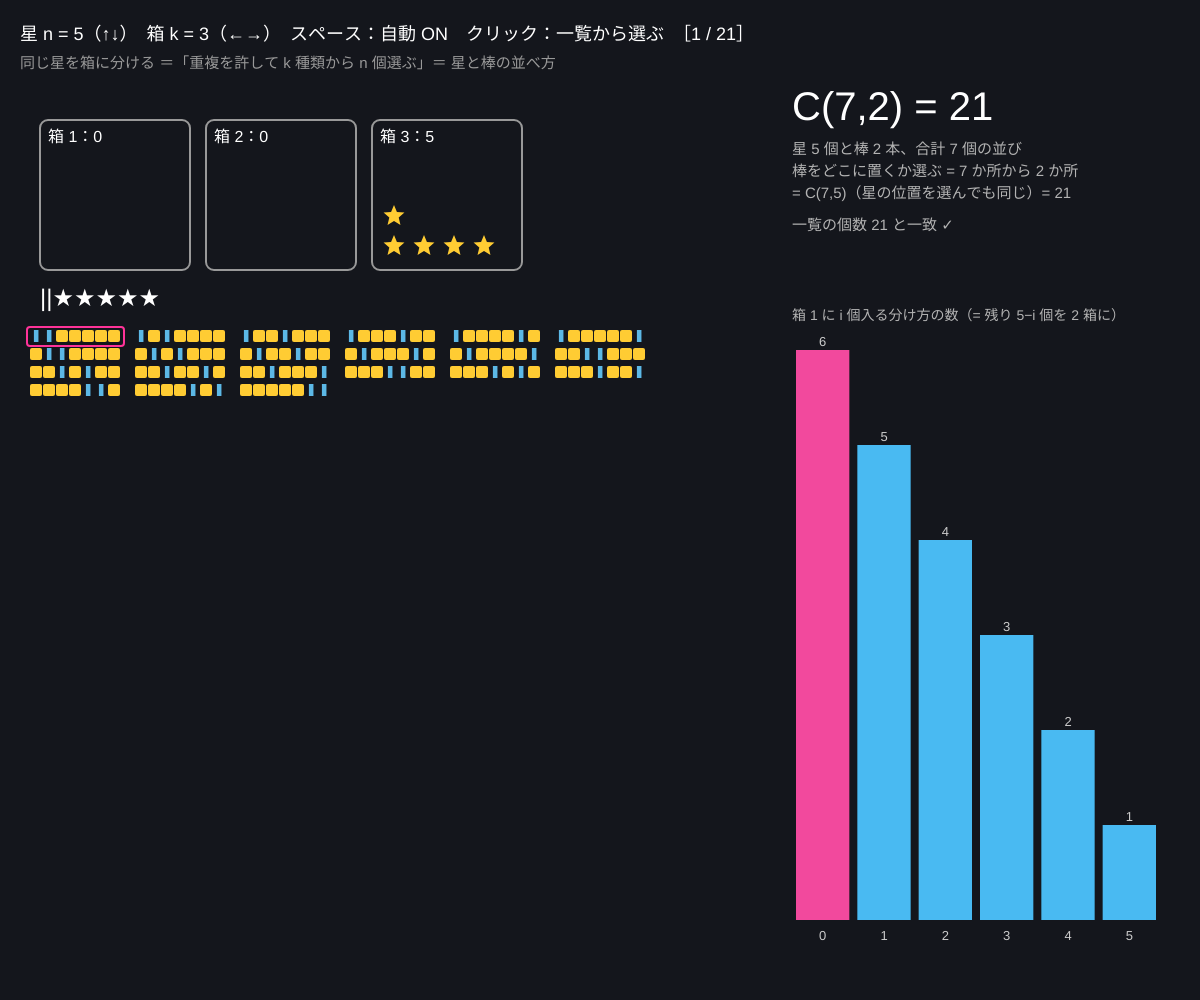
Frame 1 (no input)
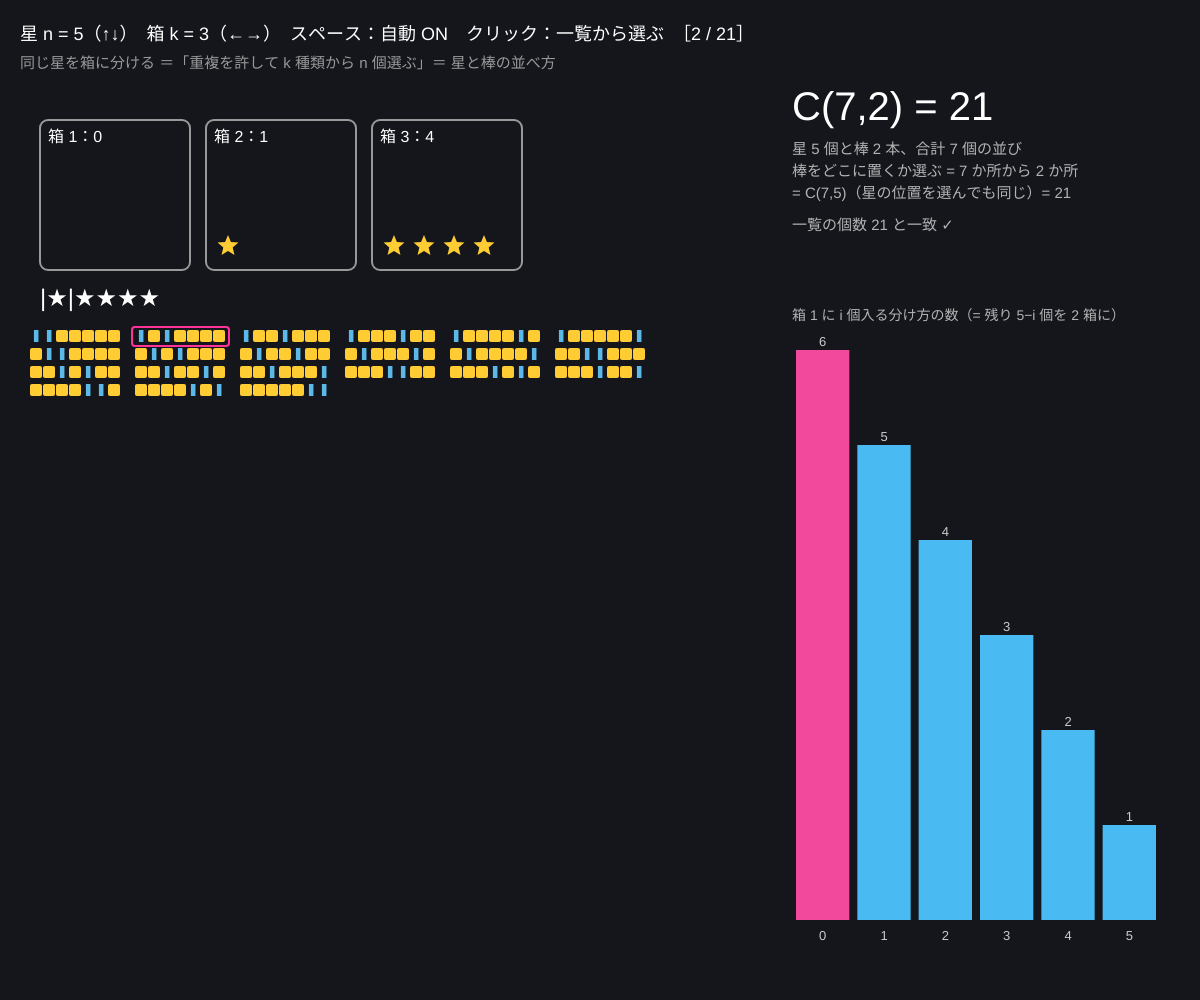
Frame 60 (no input)
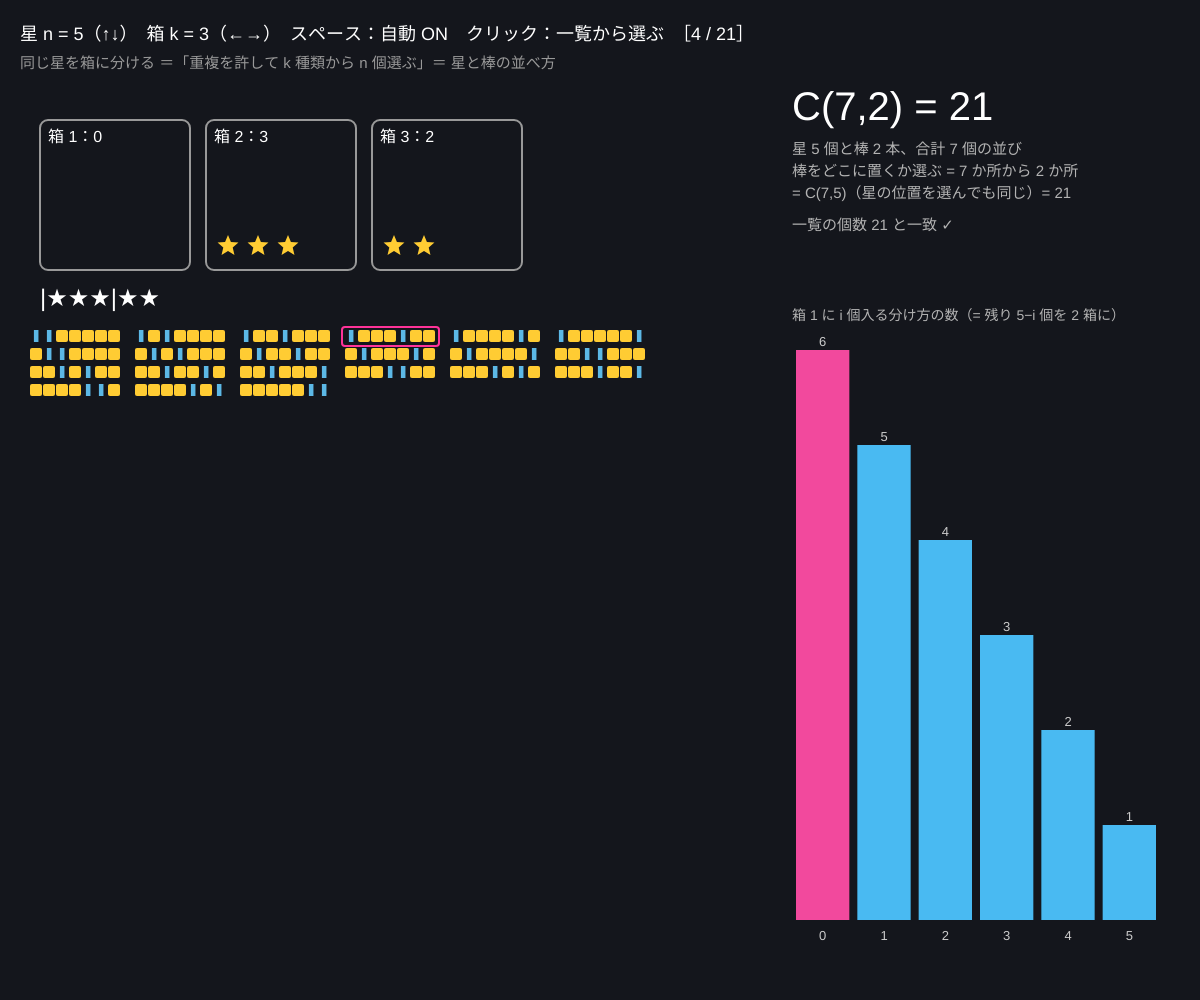
Frame 120 (the mouse pressed at the canvas centre since frame 60)

The p5.js sketch that drew these frames (run headless with seeded random() and noise() and a simulated clock; from frame 60 on, the mouse is pressed at the canvas centre):

// p5.js sketch
// ── sketch.js
// ============================================
// 05 重複組合せ（星と棒）
// 同じ n 個の星を k 個の箱に分ける方法（空の箱もOK）は C(n+k−1, k−1) 通り
// 「★★|★|★★★」のように、星 n 個と棒 k−1 本の並べ方として数える
// ↑↓ = 星の数 n（1〜8）/ ←→ = 箱の数 k（1〜5）/ スペース = 一覧を順に見る / クリック = 一覧から選ぶ
// ============================================

let n = 5, k = 3;        // ★ 星と箱の数
let solutions = [];      // 各要素は [箱1の個数, 箱2, …]
let sel = 0;             // いま注目している並び
let auto = true;
let tick = 0;
let listLayer;           // 一覧を描きためる層
let tileW, tileH, perRow, listX, listY;

function setup() {
  createCanvas(windowWidth, windowHeight);
  colorMode(HSB, 360, 100, 100, 100);
  listLayer = createGraphics(width, height);
  rebuild();
}

// ★ n 個を k 個の箱に分ける全パターン（再帰）
function rebuild() {
  solutions = [];
  let cur = [];
  function rec(left, boxesLeft) {
    if (boxesLeft === 1) { solutions.push(cur.concat([left])); return; }
    for (let i = 0; i <= left; i++) { cur.push(i); rec(left - i, boxesLeft - 1); cur.pop(); }
  }
  rec(n, k);
  sel = 0;
  drawList();
}

function choose(a, b) { let r = 1; for (let i = 1; i <= b; i++) r = (r * (a - b + i)) / i; return Math.round(r); }

function drawList() {
  let cell = solutions.length > 200 ? 6 : solutions.length > 60 ? 9 : 13;
  tileW = (n + k - 1) * cell + 14;
  tileH = cell + 5;
  listX = 30; listY = 330;
  perRow = Math.max(1, Math.floor((width * 0.62 - 40) / tileW));
  listLayer.clear();
  listLayer.colorMode(HSB, 360, 100, 100, 100);
  listLayer.noStroke();
  for (let idx = 0; idx < solutions.length; idx++) {
    let p = tilePos(idx);
    let x = p.x;
    let s = solutions[idx];
    for (let b = 0; b < k; b++) {
      for (let j = 0; j < s[b]; j++) { listLayer.fill(45, 80, 100); listLayer.rect(x, p.y, cell - 1, cell - 1, 2); x += cell; }
      if (b < k - 1) { listLayer.fill(200, 60, 90); listLayer.rect(x + cell * 0.3, p.y, cell * 0.35, cell - 1); x += cell; }
    }
  }
}
function tilePos(idx) { return { x: listX + (idx % perRow) * tileW, y: listY + Math.floor(idx / perRow) * tileH }; }

function draw() {
  background(228, 28, 11);
  if (auto) { tick += deltaTime / 1000; if (tick > 0.5) { tick = 0; sel = (sel + 1) % solutions.length; } }
  image(listLayer, 0, 0);
  // 選択枠
  let p = tilePos(sel);
  noFill(); stroke(330, 80, 100); strokeWeight(2);
  rect(p.x - 3, p.y - 3, tileW - 8, tileH + 1, 3);

  // 上：選んだ分け方を箱で描く
  let s = solutions[sel];
  let bx = 40, by = 120, bw = Math.min(150, (width * 0.6) / k), bh = 150;
  for (let b = 0; b < k; b++) {
    let x = bx + b * (bw + 16);
    noFill(); stroke(0, 0, 60); strokeWeight(2);
    rect(x, by, bw, bh, 8);
    noStroke(); fill(45, 80, 100);
    for (let j = 0; j < s[b]; j++) {
      let col = j % 4, row = Math.floor(j / 4);
      star(x + 22 + col * 30, by + bh - 24 - row * 30, 11);
    }
    fill(0, 0, 100); textSize(16);
    text('箱 ' + (b + 1) + '：' + s[b], x + 8, by + 22);
  }
  // 星と棒の文字列
  let str = '';
  for (let b = 0; b < k; b++) { str += '★'.repeat(s[b]); if (b < k - 1) str += '|'; }
  fill(0, 0, 100); textSize(24);
  text(str, bx, by + bh + 36);

  // 右：ヒストグラム（箱 1 に i 個入る分け方の数）
  let hx = width * 0.66, hy = 330, hw = width - hx - 40, hh = height - hy - 60;
  let counts = new Array(n + 1).fill(0);
  for (let sol of solutions) counts[sol[0]]++;
  let maxC = Math.max(1, ...counts);
  let bwid = hw / (n + 1);
  noStroke();
  for (let i = 0; i <= n; i++) {
    let hgt = (counts[i] / maxC) * (hh - 40);
    fill(i === s[0] ? 330 : 200, 70, 95);
    rect(hx + i * bwid + 4, hy + hh - 20 - hgt, bwid - 8, hgt);
    fill(0, 0, 80); textAlign(CENTER, BASELINE); textSize(13);
    text(counts[i], hx + i * bwid + bwid / 2, hy + hh - 24 - hgt);
    text(i, hx + i * bwid + bwid / 2, hy + hh);
  }
  textAlign(LEFT, BASELINE);
  fill(0, 0, 70); textSize(14);
  text('箱 1 に i 個入る分け方の数（= 残り ' + (n) + '−i 個を ' + (k - 1) + ' 箱に）', hx, hy - 10);

  // 式
  let px = width * 0.66, py = 110;
  fill(0, 0, 100); textSize(40);
  text('C(' + (n + k - 1) + ',' + (k - 1) + ') = ' + solutions.length, px, py + 10);
  textSize(15); fill(0, 0, 70);
  text('星 ' + n + ' 個と棒 ' + (k - 1) + ' 本、合計 ' + (n + k - 1) + ' 個の並び', px, py + 44);
  text('棒をどこに置くか選ぶ = ' + (n + k - 1) + ' か所から ' + (k - 1) + ' か所', px, py + 66);
  text('= C(' + (n + k - 1) + ',' + n + ')（星の位置を選んでも同じ）= ' + choose(n + k - 1, n), px, py + 88);
  text('一覧の個数 ' + solutions.length + ' と一致 ✓', px, py + 120);

  fill(0, 0, 100); textSize(18);
  text('星 n = ' + n + '（↑↓）　箱 k = ' + k + '（←→）　スペース：自動 ' + (auto ? 'ON' : 'off') + '　クリック：一覧から選ぶ　［' + (sel + 1) + ' / ' + solutions.length + '］', 20, 40);
  fill(0, 0, 60); textSize(15);
  text('同じ星を箱に分ける ＝「重複を許して k 種類から n 個選ぶ」＝ 星と棒の並べ方', 20, 68);
}

function star(x, y, r) {
  beginShape();
  for (let i = 0; i < 10; i++) { let a = -HALF_PI + (i * PI) / 5; let rr = i % 2 === 0 ? r : r * 0.45; vertex(x + rr * Math.cos(a), y + rr * Math.sin(a)); }
  endShape(CLOSE);
}

function mousePressed() {
  for (let idx = 0; idx < solutions.length; idx++) {
    let p = tilePos(idx);
    if (mouseX >= p.x - 3 && mouseX < p.x + tileW - 6 && mouseY >= p.y - 3 && mouseY < p.y + tileH) { sel = idx; auto = false; return; }
  }
}

function keyPressed() {
  if (key === UP_ARROW && n < 8) { n++; rebuild(); }
  if (key === DOWN_ARROW && n > 1) { n--; rebuild(); }
  if (key === RIGHT_ARROW && k < 5) { k++; rebuild(); }
  if (key === LEFT_ARROW && k > 1) { k--; rebuild(); }
  if (key === ' ') auto = !auto;
}

// ---------- やってみよう ----------
// 1. k = 2 のとき分け方は n + 1 通り。k = 3 では (n+1)(n+2)/2 通り（三角数）。確かめよう
// 2. 「どの箱も 1 個以上」にすると C(n−1, k−1) 通り。rec の i を 1 から始めて数えてみよう
// 3. ヒストグラムの形は k によって変わる。k = 2 なら平ら、k が大きいと右下がり。なぜ？
// 4. 箱を「x + y + z = n の非負整数解」と読みかえると、方程式の解の数を数えていることになる
